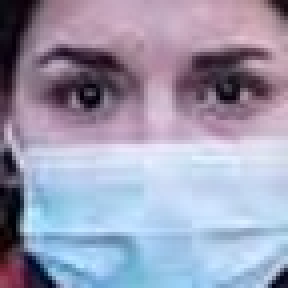
#> input picture Data/Dataset_faces/Con_mascarilla/image101.jpg, 72 x 72 px, found by its file name (shown 4 times larger); its folder holds only this picture in this run
$ python facedeteccionmask.py
#> lines starting #> are read from the running program, lines starting #| are printed output that depends on the picture
from cProfile import label
from email.mime import image
from tkinter import image_names
import cv2
import os
import numpy as np

dataPath = "C:/Users/NATY/Desktop/DS/4toSemestre/FundamentosIA/proyectoFinal/proyectoFinal2/Data/Dataset_faces"
dir_list = os.listdir(dataPath)
print("Lista archivos:", dir_list)

labels = []
facesData = []
label = 0

for name_dir in dir_list:
    dir_path = dataPath + "/" + name_dir

    for file_name in os.listdir(dir_path):
        image_path = dir_path + "/" + file_name
        print (image_path)
        image = cv2.imread(image_path,0)
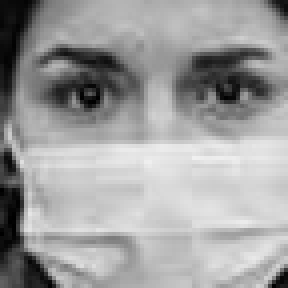
#> image: shape (72, 72) (shown 4 times larger); min 0, max 240, mean 158.8

        facesData.append(image)
        labels.append(label)
    label +=1
#> pass 2 of the loop `for name_dir in dir_list:`:
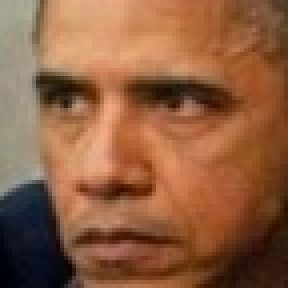
#> input picture Data/Dataset_faces/Sin_mascarilla/image100.jpg, 72 x 72 px, found by its file name (shown 4 times larger)
#> `image = cv2.imread(image_path,0)`:
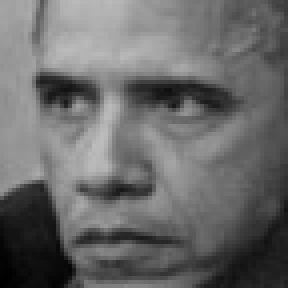
#> image: shape (72, 72) (shown 4 times larger); min 0, max 189, mean 105.8

print("Etiqueta 0: ", np.count_nonzero(np.array(labels) == 0))
print("Etiqueta 1: ", np.count_nonzero(np.array(labels) == 1))

face_mask = cv2.face.LBPHFaceRecognizer_create()

print("Entrenando...")
face_mask.train(facesData, np.array(labels))

face_mask.write("face_mask_model.xml")
print("Modelo almacenado")
